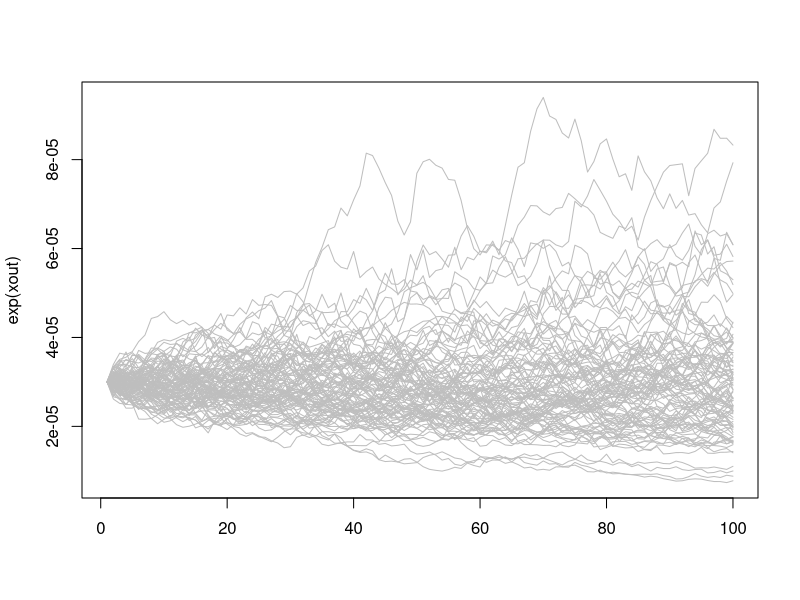

Write the R code that produced this figure.
t <- 100
mu <- log(0.00003)
eps <- rnorm(t, 0, 1)
f <- 0.05
# plot(exp(mu*(1+f*eps)), type = "l")


mean(rbinom(100000, size = 1, prob = 0.5))
median(rbinom(100000, size = 1, prob = 0.5))



ar1log <- function(x0, gens, ar, p){
  x <- numeric(gens)
  x[1] <- x0
  for(i in 2:gens){
    x[i] <- x[i-1]*ar + p*rnorm(1,0,1)
  }
  return(x)
}

xout <- matrix(nrow = 100, ncol = 1000)
for(i in 1:100){
  xout[,i] <- ar1log(log(0.00003), gens = 100, ar = 1, p = 0.05)
}

matplot(exp(xout), type = "l", col = "grey", lty = 1)
